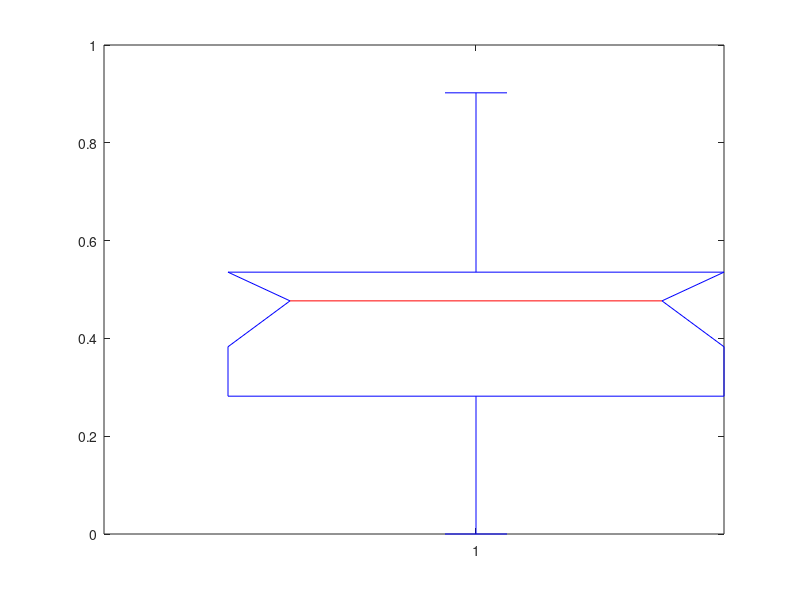
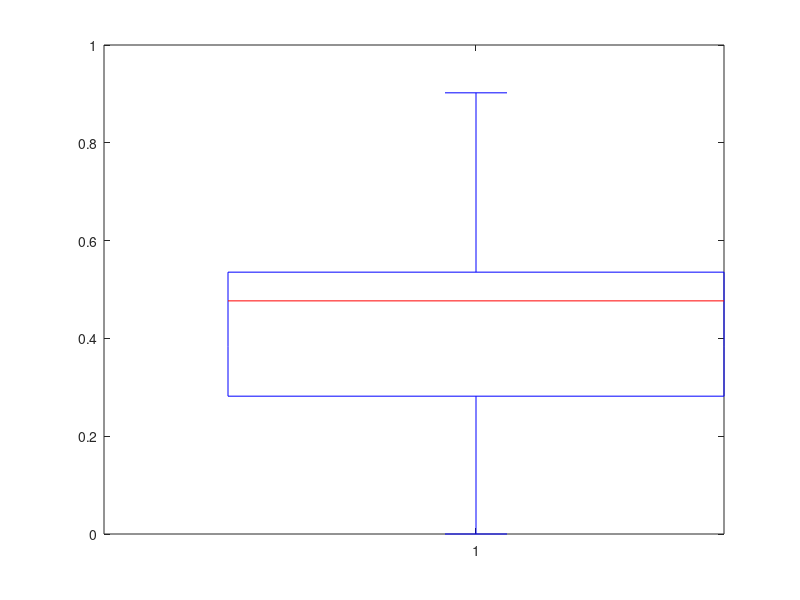

The MATLAB script that drew these images, in order:
% Notches can extend outside of the box edges.
% http://mohinish.blogspot.com/2010/10/matlab-boxplot-notch-error-resolved.html
a = [
    0
    0.2446
    0.2531
    0.2767
    0.2810
    0.2844
    0.3639
    0.4319
    0.4557
    0.4978
    0.5001
    0.5044
    0.5168
    0.5417
    0.5708
    0.5974
    0.7494
    0.9022
    ];

figure; boxplot(a,'notch','on');
figure; boxplot(a)